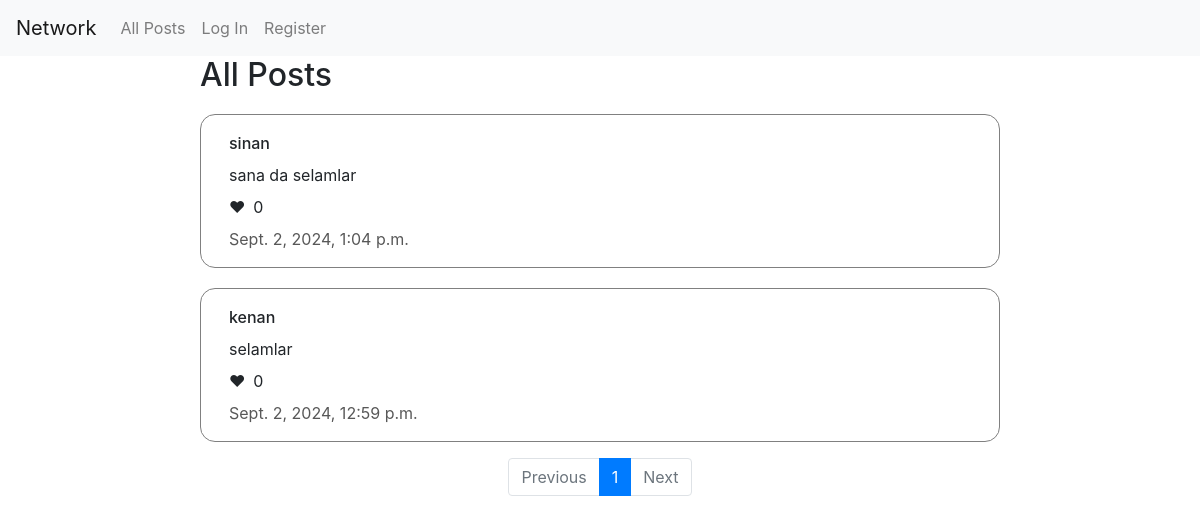
/, run on an earlier commit of the app's database.
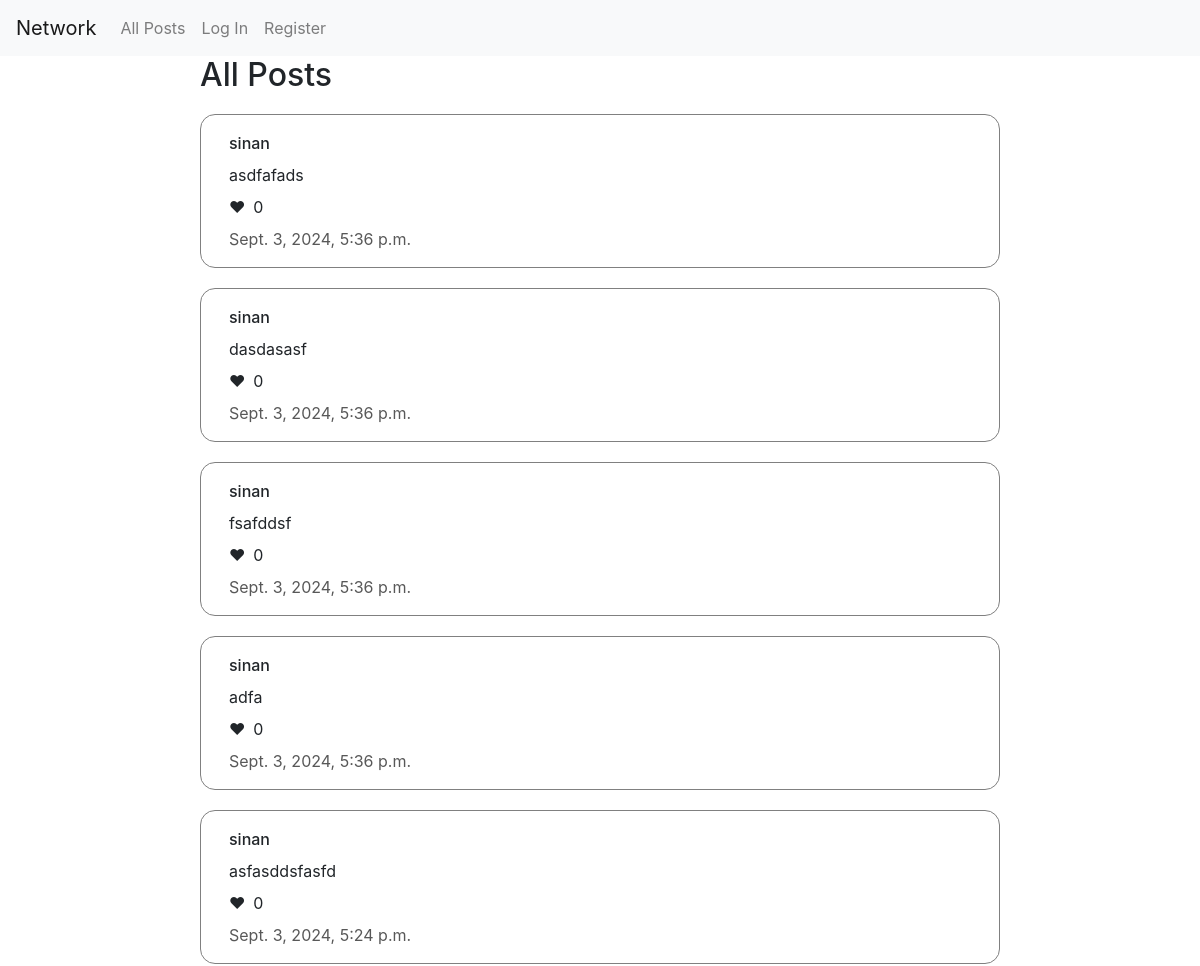
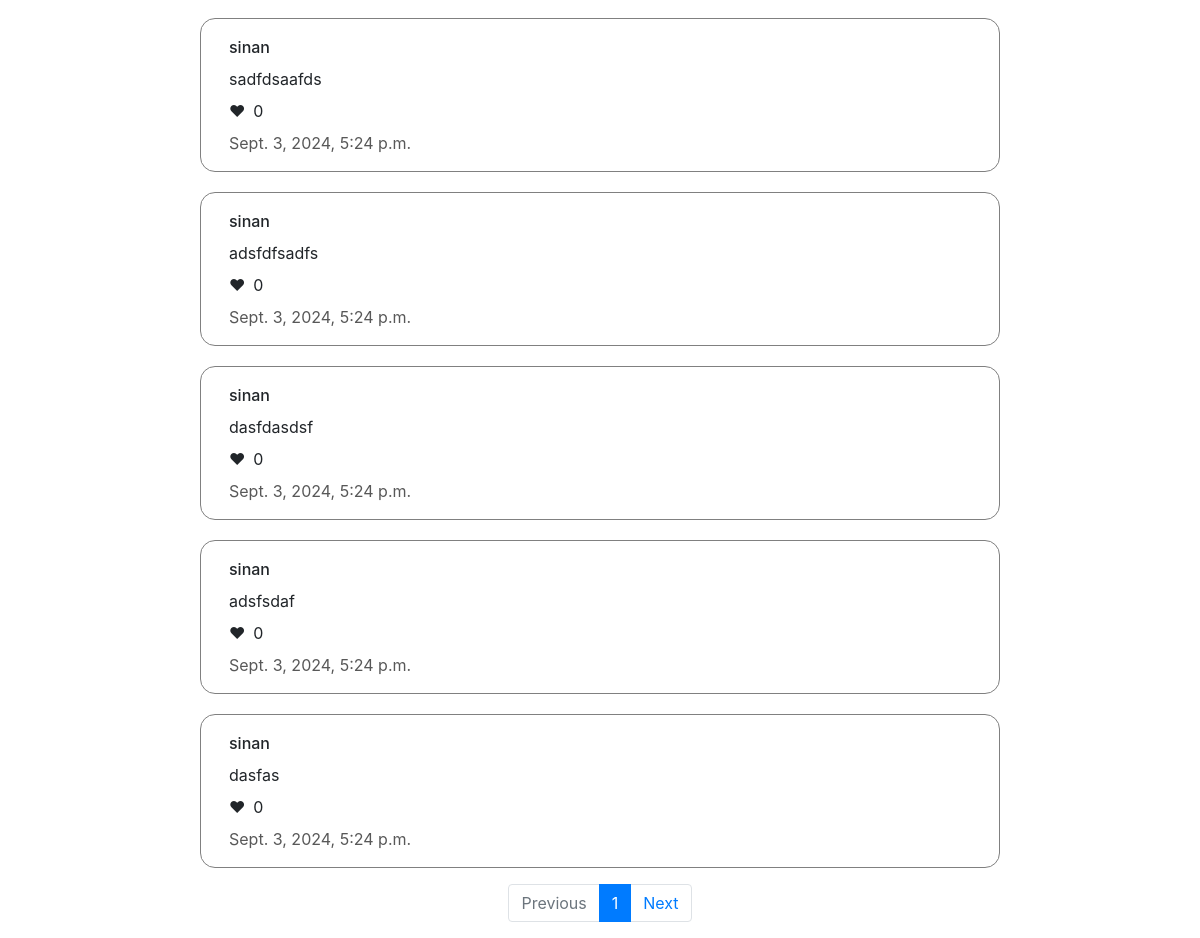
And on a later commit of the database (2 pictures, top to bottom).
### network/models.py (models this page shows)
class Post(models.Model):
    content = models.CharField(max_length=256)
    like = models.PositiveIntegerField(default=0)
    owner = models.ForeignKey(User, related_name="owner", on_delete=models.CASCADE)
    time = models.DateTimeField(auto_now_add=True)

class User(AbstractUser):
    pass

### network/views.py (the view)
# urls.py: path("", views.index, name="index"),
def index(request):
    if request.method == "POST":
        user = User.objects.get(pk=request.user.id)
        content = request.POST["content"]
        post = Post.objects.create(content=content, owner=user)
        post.save()
        return HttpResponseRedirect(reverse("index"))
    posts = Post.objects.all().order_by("-time")
    paginator = Paginator(posts,10)
    page_num = request.GET.get('page')
    page_obj = paginator.get_page(page_num)
    return render(request, "network/index.html", {'page_obj': page_obj})

### network/templates/network/index.html (shortened to what this page needs)
{% extends "network/layout.html" %}
{% block body %}
    <main>
        <h2>All Posts</h2>
        {% for item in page_obj %}
        <div class="post">
        <p class="username">{{ item.owner.username }}</p>
        <p id="content">{{ item.content }}</p>
        {% if request.user.is_authenticated %}
        <p><button data-id={{item.id}} class="like-btn" id="like-btn">&#x2764;</button><span class="like-num">{{item.like}}</span></p>
        {% else %}
        <p>&#x2764;<span class="like-num">{{item.like}}</span></p>
        {% endif %}
        <p class="time">{{ item.time }}</p>
        </div>
        {% endfor %}
    </main>
    <footer>
        <nav class="page-nav" aria-label="Page navigation">
            <ul class="pagination justify-content-center">
                {% if page_obj.has_previous %}
                <li class="page-item"><a class="page-link" href="?page={{ page_obj.previous_page_number }}">Previous</a></li>
                {% else %}
                <li class="page-item disabled"><a class="page-link" href="">Previous</a></li>
                {% endif %}
                <li class="page-item active"><a class="page-link" href="?page={{ page_obj.number }}">{{ page_obj.number }}</a></li>
                {% if page_obj.has_next %}
                <li class="page-item"><a class="page-link" href="?page={{ page_obj.next_page_number }}">Next</a></li>
                {% else %}
                <li class="page-item disabled"><a class="page-link" href="">Next</a></li>
                {% endif %}
            </ul>
        </nav>
    </footer>
{% endblock %}

What changed in the data, as far as the page shows it:
no longer on this page (row unchanged): Post: owner.username "sinan", content "sana da selamlar", like "0", time "Sept. 2, 2024, 1:04 p.m."
no longer on this page (row unchanged): Post: owner.username "kenan", content "selamlar", like "0", time "Sept. 2, 2024, 12:59 p.m."
added Post: owner.username "sinan", content "asdfafads", like "0", time "Sept. 3, 2024, 5:36 p.m."
added Post: owner.username "sinan", content "dasdasasf", like "0", time "Sept. 3, 2024, 5:36 p.m."
added Post: owner.username "sinan", content "fsafddsf", like "0", time "Sept. 3, 2024, 5:36 p.m."
added Post: owner.username "sinan", content "adfa", like "0", time "Sept. 3, 2024, 5:36 p.m."
added Post: owner.username "sinan", content "asfasddsfasfd", like "0", time "Sept. 3, 2024, 5:24 p.m."
added Post: owner.username "sinan", content "sadfdsaafds", like "0", time "Sept. 3, 2024, 5:24 p.m."
added Post: owner.username "sinan", content "adsfdfsadfs", like "0", time "Sept. 3, 2024, 5:24 p.m."
added Post: owner.username "sinan", content "dasfdasdsf", like "0", time "Sept. 3, 2024, 5:24 p.m."
added Post: owner.username "sinan", content "adsfsdaf", like "0", time "Sept. 3, 2024, 5:24 p.m."
added Post: owner.username "sinan", content "dasfas", like "0", time "Sept. 3, 2024, 5:24 p.m."
